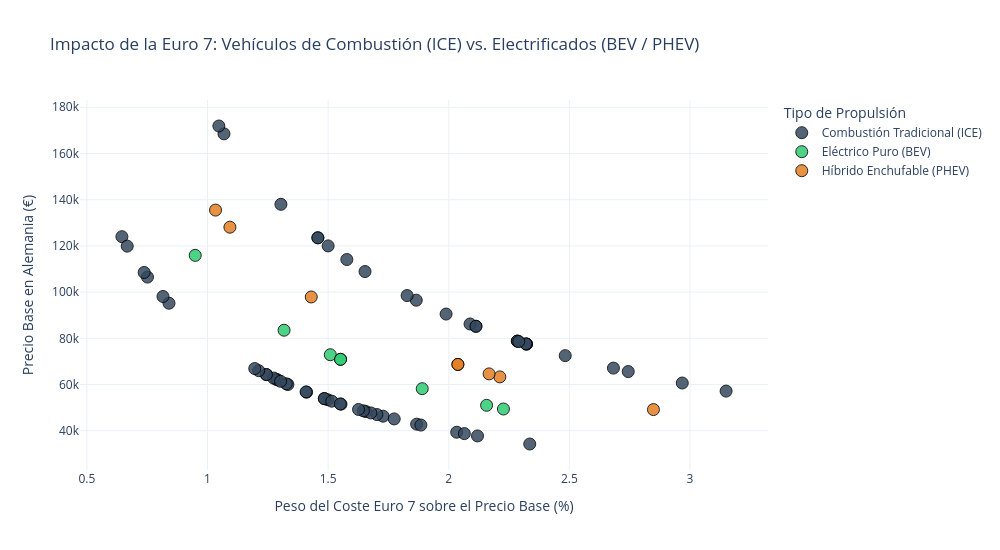

The cell this chart's notebook holds for it:
### Markdown cell above
Puntos a tener en cuenta en este apartado:

1. Peso en desgaste de frenos y neumáticos: a mayor peso, mayor es la fricción de los neumáticos. 
    - Métrica a programar: índice masa-desgaste, que relaciona el peso bruto de un modelo concreto con la exigencia de compuestos de neumáticos especiales (que encarecen el precio).

2. Durabilidad de baterías: 
    - Al cabo de cinco años o 100.000km: Conservar al menos el 80% de su capacidad original.
    - Al cabo de 8 años o 160.000km: Conservar al menos el 72% de la capacidad original. 
    - Métrica a programar: Sensibilidad por Ciclo de batería (para híbrido enchufable). En este caso, al requerir que sean más robustas o que presenten más margen de capacidad oculta (búfer) para que en 8 años se acerque al 72%, el coste se elevará de manera proporcional. 

3. Autonomía en frío y potencia sostenida. 
Estandarizar y registrar la autonomía a baja temperarura y la potencia sostenida del sistema. 
    - Si se hace necesario integrar sistemas de gestión térmica eficientes, el coste base de producción aumentará. 

Eléctricos e híbridos ya no se consideran "intocables"

Cálculo de Impacto Relativo Porcentual: utilizando los precios base en Alemania
$$ \text{Impacto Relativo (\%)} = \left( \frac{\text{Coste Euro 7}}{\text{Precio Alemania}} \right) \times 100 $$

Calcula el porcentaje que este recargo representa sobre el valor original, y nos permitirá saber si la norma 'castiga' más a los modelos más baratos o más caros.

### Code cell
#Modelo de asignación de costes y segmentación tecnológica: 
#Con este script se evalúa fila a fila la base de datos, y de esa forma se identifican todas las propulsiones de cada modelo mediante palabras clave
#Según la tecnología que lleve, se le va a asignar un coste fijo estimado de adaptación a Euro7
#Variable: Coste_Euro 7 

#Para híbridos enchufables (phev): buscamos modelos cuya denominación acaba en 'e' (ejemplo: 530e)
#Asignamos un coste de 1400€. Debe adaptar el motor de combustión a los límites nuevos e incorporar tecnologías que 
#le permitan asegurar un mínimo de 8 años de duración de la batería. 
#Eléctrico puro (bev) llevan la letra 'i' delante de la numeración (OJO: No confundir con modelos como, por ejemplo, 320i, que la lleva después de la numeración)
#Asignamos un coste de 1100€: se suman costes fijos asociados a las exigencias Euro7, como son los frenos reegenerativos o
#compuestos avanzados para los neumáticos. 

#Combustión (ICE). Incluye los modelos gasolina y diésel
#Asignamos un coste de 1800€. Si pertenece a la división deportiva M.
#Asignamos un coste de 800€ para modelos de acceso, como por ejemplo el 116i. 

#Aplicación en bloque y diseño de la gráfica 

import plotly.express as px

def modelar_impacto_electrificacion(row):
    modelo = str(row['Modelo']).upper()
    precio = row['Alemania']
    
    # 1. Identificar Híbridos Enchufables (PHEV) -> Terminación 'e' o 'XM'
    if any(x in modelo for x in ['330E', '530E', '750E', '225E', '50E', 'XM']):
        coste_phev = 1400  # Doble tecnología (combustión + batería pequeña exigida)
        impacto_rel = (coste_phev / precio) * 100
        return pd.Series([coste_phev, impacto_rel, 'Híbrido Enchufable (PHEV)'], 
                         index=['Coste_Euro7', 'Impacto_Relativo_%', 'Tecnologia'])
        
    # 2. Identificar Eléctricos Puros (BEV) -> Inicial 'i' (ej. i4, i7, iX1, iX3)
    elif modelo.startswith('I') or 'IX' in modelo:
        coste_bev = 1100   # Mitigación de partículas de freno más la durabilidad de celda cilíndrica
        impacto_rel = (coste_bev / precio) * 100
        return pd.Series([coste_bev, impacto_rel, 'Eléctrico Puro (BEV)'], 
                         index=['Coste_Euro7', 'Impacto_Relativo_%', 'Tecnologia'])
        
    # 3. Modelos de Combustión Tradicional (Gasolina / Diésel)
    else:
        coste_ice = 1800 if 'M' in modelo else 800
        impacto_rel = (coste_ice / precio) * 100
        return pd.Series([coste_ice, impacto_rel, 'Combustión Tradicional (ICE)'], 
                         index=['Coste_Euro7', 'Impacto_Relativo_%', 'Tecnologia'])

# Aplicar el modelo al DF
df[['Coste_Euro7', 'Impacto_Relativo_%', 'Tecnologia']] = df.apply(modelar_impacto_electrificacion, axis=1)

# Crear la gráfica interactiva cruzando tecnologías
fig = px.scatter(
    df,
    x='Impacto_Relativo_%',
    y='Alemania',
    color='Tecnologia',
    hover_name='Modelo',
    title='Impacto de la Euro 7: Vehículos de Combustión (ICE) vs. Electrificados (BEV / PHEV)',
    labels={
        'Impacto_Relativo_%': 'Peso del Coste Euro 7 sobre el Precio Base (%)',
        'Alemania': 'Precio Base en Alemania (€)',
        'Tecnologia': 'Tipo de Propulsión'
    },
    color_discrete_map={
        'Combustión Tradicional (ICE)': '#34495e',
        'Híbrido Enchufable (PHEV)': '#e67e22',
        'Eléctrico Puro (BEV)': '#2ecc71'
    },
    template='plotly_white'
)

fig.update_traces(marker=dict(size=12, opacity=0.85, line=dict(width=1, color='Black')))
fig.update_layout(width=1000, height=550)
fig.show()

### Figure 1 — Plotly figure (JSON) as saved in the notebook; plotly's stock layout.template omitted (floating-point values rounded to 4 significant figures)
{"data": [{"hovertemplate": "<b>%{hovertext}</b><br><br>Tipo de Propulsión=Combustión Tradicional (ICE)<br>Peso del Coste Euro 7 sobre el Precio Base (%)=%{x}<br>Precio Base en Alemania (€)=%{y}<extra></extra>", "hovertext": ["Serie 1  116i", "Serie 1  118d", "Serie 2 Coupe  218i", "Serie 2 coupe  220d", "Serie 2 Gran Coupe 218i", "Serie 2 Gran Coupe  220d", "Serie 4 coupe 420i", "Serie 4 coupe 420d", "Serie 4 Gran Coupe 420i", "Serie 4 Gran Coupe 420d", "Serie 3 320i", "Serie 3 318d", "Serie 5 520i", "Serie 5 520d", "Serie 7 730i", "Serie 7 740d", "Serie 2 Active Tourer 218i", "Serie 2 active Tourer 218d", "Serie 3 Touring 320i", "Serie 3 Touring 318d", "Serie 5 Touring 520i", "Serie 5 Touring 520d", "X1 sDrive 20i", "X1 sDrive 20d", "X2 sDrive 20i", "X2 sDrive 18d", "X3 xDrive 20i", "X3 xDrive 20d", "X5 xDrive 40i", "X5 xDrive 30d", "X6 xDrive 40i M Sport", "X6 xDrive 30d M Sport", "X7 xDrive 4i", "X7 xDrive 40d", "Serie 4 Cabrio 420i", "Serie 4 Cabrio 420d", "Z4 sDrive", "X1 xDrive 25e", "X3 xDrive 30e", "Serie 1 M135 xDrive", "Serie 2 Gran Coupe M235i xDrive", "M2", "M3", "M3 Touring", "Serie 3 M340i xDrive", "Serie 3 Touring M340i xDrive", "Serie 3 M340d xDrive", "Serie 3 Touring M340d xDrive", "M4 Coupe", "Serie 4 M440i xDrive", "Serie 4 M440d xDrive", "M4 Cabrio", "Serie 4 Cabrio M440i xDrive", "Serie 4 Cabrio M440d xDrive", "X1 M35i xDrive", "X2 M35i xDrive", "X3 M50i xDrive", "X5 M", "X5 M60i xDrive", "X6 M", "X6 M60i xDrive", "X7 M60i xDrive"], "legendgroup": "Combustión Tradicional (ICE)", "marker": {"color": "#34495e", "line": {"color": "Black", "width": 1}, "opacity": 0.85, "size": 12, "symbol": "circle"}, "mode": "markers", "name": "Combustión Tradicional (ICE)", "orientation": "v", "showlegend": true, "type": "scatter", "x": [2.336, 2.033, 1.728, 1.498, 2.119, 1.867, 1.484, 1.411, 1.484, 1.408, 1.702, 1.553, 1.333, 1.284, 0.6452, 0.6672, 2.065, 1.885, 1.656, 1.515, 1.29, 1.244, 1.774, 1.677, 1.646, 1.626, 1.327, 1.274, 0.8403, 0.8155, 1.457, 1.989, 0.7512, 0.7373, 1.303, 1.244, 1.212, 1.55, 1.196, 3.15, 2.968, 2.323, 1.865, 1.653, 2.483, 2.284, 2.323, 2.284, 1.827, 2.32, 2.29, 1.578, 2.113, 2.088, 2.744, 2.683, 2.113, 1.068, 1.5, 1.047, 1.457, 1.304], "xaxis": "x", "y": [34250, 39350, 46300, 53400, 37750, 42850, 53900, 56700, 53900, 56800, 47000, 51500, 60000, 62300, 124000, 119900, 38750, 42450, 48300, 52800, 62000, 64300, 45100, 47700, 48600, 49200, 60300, 62800, 95200, 98100, 123500, 90500, 106500, 108500, 61400, 64300, 66000, 51600, 66900, 57150, 60650, 77500, 96500, 108900, 72500, 78800, 77500, 78800, 98500, 77600, 78600, 114100, 85200, 86200, 65600, 67100, 85200, 168500, 120000, 171900, 123500, 138000], "yaxis": "y"}, {"hovertemplate": "<b>%{hovertext}</b><br><br>Tipo de Propulsión=Eléctrico Puro (BEV)<br>Peso del Coste Euro 7 sobre el Precio Base (%)=%{x}<br>Precio Base en Alemania (€)=%{y}<extra></extra>", "hovertext": ["I4 Gran Coupe eDrive 35", "i5 eDrive 40", "i5 Touring eDrive 40", "i7 eDrive 50", "iX1 eDrive 20", "iX2 eDrive 20", "iX3 xDrive 50", "iX xDrive 45"], "legendgroup": "Eléctrico Puro (BEV)", "marker": {"color": "#2ecc71", "line": {"color": "Black", "width": 1}, "opacity": 0.85, "size": 12, "symbol": "circle"}, "mode": "markers", "name": "Eléctrico Puro (BEV)", "orientation": "v", "showlegend": true, "type": "scatter", "x": [1.89, 1.551, 1.509, 0.9491, 2.227, 2.157, 1.551, 1.317], "xaxis": "x", "y": [58200, 70900, 72900, 115900, 49400, 51000, 70900, 83500], "yaxis": "y"}, {"hovertemplate": "<b>%{hovertext}</b><br><br>Tipo de Propulsión=Híbrido Enchufable (PHEV)<br>Peso del Coste Euro 7 sobre el Precio Base (%)=%{x}<br>Precio Base en Alemania (€)=%{y}<extra></extra>", "hovertext": ["Serie 2 Active Tourer 225e", "Serie 3 330e", "Serie 3 Touring 330e", "Serie 5 530e", "Serie 5 Touring 530e", "Serie 7 750e", "X5 xDrive 50e", "XM"], "legendgroup": "Híbrido Enchufable (PHEV)", "marker": {"color": "#e67e22", "line": {"color": "Black", "width": 1}, "opacity": 0.85, "size": 12, "symbol": "circle"}, "mode": "markers", "name": "Híbrido Enchufable (PHEV)", "orientation": "v", "showlegend": true, "type": "scatter", "x": [2.848, 2.212, 2.167, 2.038, 2.038, 1.093, 1.43, 1.033], "xaxis": "x", "y": [49150, 63300, 64600, 68700, 68700, 128100, 97900, 135500], "yaxis": "y"}], "layout": {"height": 550, "legend": {"title": {"text": "Tipo de Propulsión"}, "tracegroupgap": 0}, "title": {"text": "Impacto de la Euro 7: Vehículos de Combustión (ICE) vs. Electrificados (BEV / PHEV)"}, "width": 1000, "xaxis": {"anchor": "y", "domain": [0, 1], "title": {"text": "Peso del Coste Euro 7 sobre el Precio Base (%)"}}, "yaxis": {"anchor": "x", "domain": [0, 1], "title": {"text": "Precio Base en Alemania (€)"}}}}
